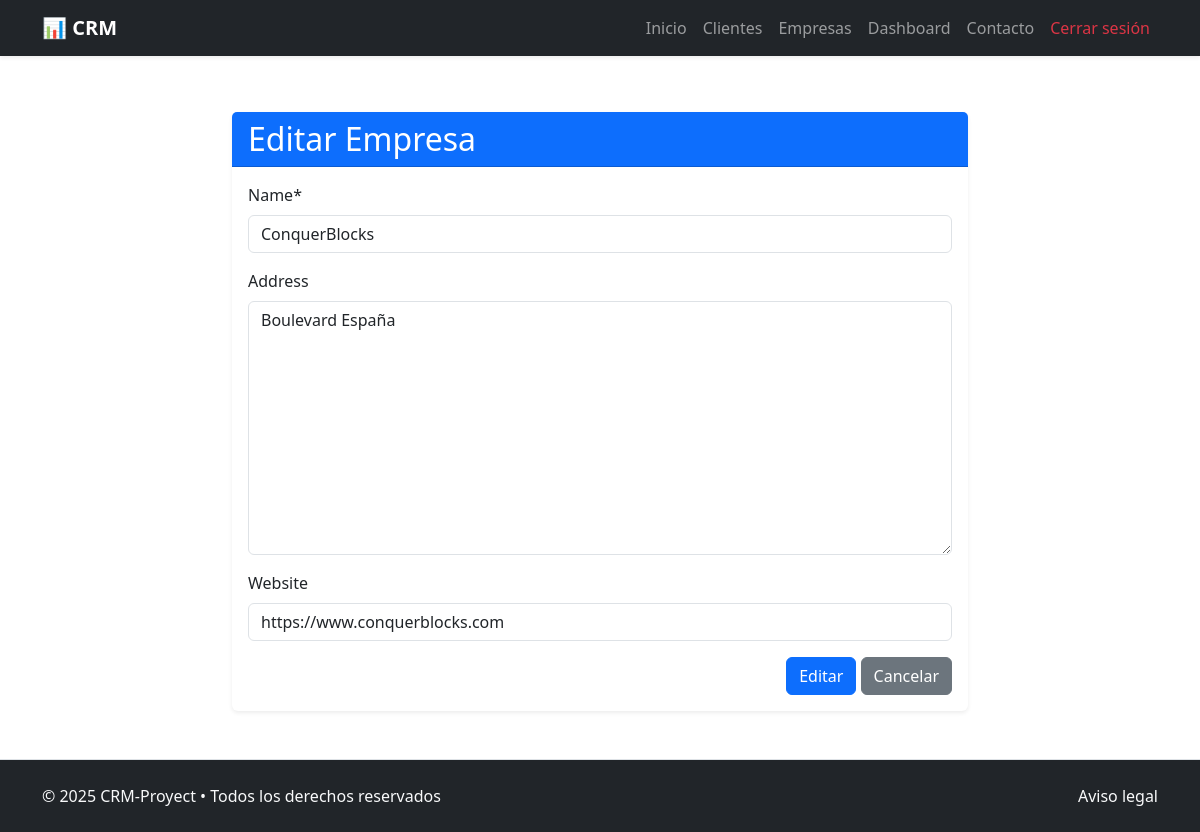
/company/1/update/ (signed in), run on the app's committed database.
### crm_app/models.py (models this page shows, shortened)
class Company(models.Model):
    name = models.CharField(max_length=255, unique=True) #Nombre empresa
    address = models.TextField(blank=True, null=True) #Dirección de empresa
    website = models.URLField(blank=True, null=True) #Sitio web de empresa
    created_at = models.DateTimeField(auto_now_add=True) #Fecha de creación
    updated_at = models.DateTimeField(auto_now=True) #Fecha de ultima actualización

### crm_app/views.py (the view, shortened to what this page needs)
# urls.py: path("company/<pk>/update/", CompanyUpdateView.as_view(), name="company_update"),
@method_decorator(login_required, name='dispatch')
class CompanyUpdateView(UpdateView):
    template_name = '../templates/companies/company_update.html'
    model = Company
    form_class = CompanyCreateForm
    success_url = reverse_lazy('company_list')

### crm_app/forms.py
class CompanyCreateForm(forms.ModelForm):
    class Meta:
        model = Company
        fields = [
            "name",
            "address",
            "website",
        ]

### crm_project/templates/companies/company_update.html (shortened to what this page needs)
{% extends "general/layout.html" %}
{% load crispy_forms_tags %}
{% block page_content %}
<div class="container my-5">
    <div class="row justify-content-center">
        <div class="col-12 col-md-8">
            <div class="card shadow-sm border-0">
                <div class="card-header bg-primary text-white">
                    <h2 class="mb-0">Editar Empresa</h2>
                </div>
                <div class="card-body">
                    <form action="" method="post" enctype="multipart/form-data">
                        <div class="mb-3">
                            {{ form.name|as_crispy_field }}
                        </div>
                        <div class="mb-3">
                            {{ form.address|as_crispy_field }}
                        </div>
                        <div class="mb-3">
                            {{ form.website|as_crispy_field }}
                        </div>
                        <div class="text-end">
                            <button class="btn btn-primary">Editar</button>
                            <a href="{% url 'company_list' %}" class="btn btn-secondary">Cancelar</a>
                        </div>
                    </form>
                </div>
            </div>
        </div>
    </div>
</div>
{% endblock %}

### data on the page
Company: name "ConquerBlocks", address "Boulevard España", website "https://www.conquerblocks.com"
